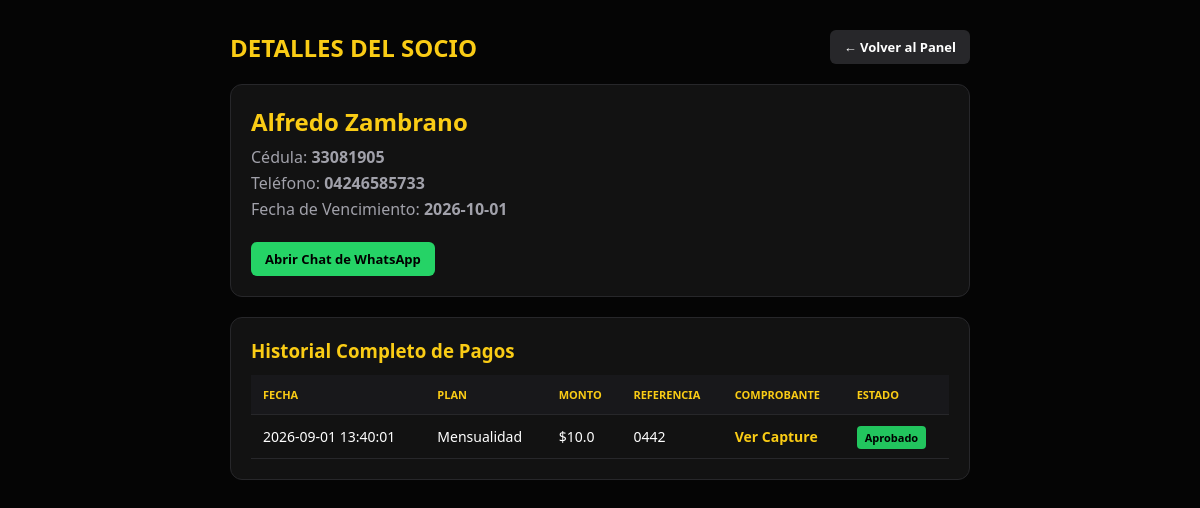
The app's page /admin/socio/1 with its own data.
### tables this page shows
CREATE TABLE usuarios (
            id INTEGER PRIMARY KEY AUTOINCREMENT,
            nombre TEXT NOT NULL,
            cedula TEXT NOT NULL UNIQUE,
            telefono TEXT NOT NULL,
            password TEXT NOT NULL,
            fecha_vencimiento DATE DEFAULT '2000-01-01'
        );

CREATE TABLE pagos (
            id INTEGER PRIMARY KEY AUTOINCREMENT,
            usuario_id INTEGER NOT NULL,
            tipo_plan TEXT NOT NULL,
            monto REAL NOT NULL,
            referencia TEXT NOT NULL,
            comprobante_path TEXT NOT NULL,
            estado TEXT DEFAULT 'Pendiente',
            fecha_registro TIMESTAMP DEFAULT CURRENT_TIMESTAMP,
            FOREIGN KEY(usuario_id) REFERENCES usuarios(id)
        );

### main.py (the view)
@app.route('/admin/socio/<int:usuario_id>')
def detalle_socio(usuario_id):
    conn = sqlite3.connect('gym.db')
    c = conn.cursor()
    c.execute('SELECT id, nombre, cedula, telefono, fecha_vencimiento FROM usuarios WHERE id = ?', (usuario_id,))
    user = c.fetchone()
    if not user:
        conn.close()
        return "Socio no encontrado", 404
    c.execute('''
        SELECT tipo_plan, monto, referencia, comprobante_path, estado, fecha_registro
        FROM pagos WHERE usuario_id = ? ORDER BY fecha_registro DESC
    ''', (usuario_id,))
    pagos = c.fetchall()
    conn.close()
    hoy = datetime.now().date()
    venc = datetime.strptime(user[4], '%Y-%m-%d').date()
    dias = (venc - hoy).days
    return render_template('detalle_socio.html', socio={
        'id': user[0], 'nombre': user[1], 'cedula': user[2], 'telefono': user[3],
        'ws_phone': format_ws_phone(user[3]),
        'fecha_vencimiento': user[4], 'dias': dias
    }, pagos=pagos)

### main.py (called while the page is built)
def format_ws_phone(phone_str):
    clean = "".join(filter(str.isdigit, phone_str))
    if clean.startswith("0"):
        clean = "58" + clean[1:]
    elif not clean.startswith("58") and len(clean) == 10:
        clean = "58" + clean
    return clean

### templates/detalle_socio.html (shortened to what this page needs)
<!DOCTYPE html>
<html lang="es">
<head>
</head>
<body>
    <div class="header">
        <h1>Detalles del Socio</h1>
        <a href="/admin" class="btn-back">← Volver al Panel</a>
    </div>
    <div class="card">
        <h2 style="color: #facc15; margin-bottom: 8px;">{{ socio.nombre }}</h2>
        <p style="color: #a1a1aa; margin-bottom: 4px;">Cédula: <strong>{{ socio.cedula }}</strong></p>
        <p style="color: #a1a1aa; margin-bottom: 4px;">Teléfono: <strong>{{ socio.telefono }}</strong></p>
        <p style="color: #a1a1aa; margin-bottom: 12px;">Fecha de Vencimiento: <strong>{{ socio.fecha_vencimiento }}</strong></p>
        <a href="https://wa.me/{{ socio.ws_phone }}?text=Hola%20{{ socio.nombre }},%20te%20escribimos%20de%20Marvin%20Gym" target="_blank" class="btn-ws">Abrir Chat de WhatsApp</a>
    </div>
    <div class="card">
        <h3 style="color: #facc15; margin-bottom: 12px;">Historial Completo de Pagos</h3>
        {% if pagos %}
        <table>
            <thead>
                <tr>
                    <th>Fecha</th>
                    <th>Plan</th>
                    <th>Monto</th>
                    <th>Referencia</th>
                    <th>Comprobante</th>
                    <th>Estado</th>
                </tr>
            </thead>
            <tbody>
                {% for p in pagos %}
                <tr>
                    <td>{{ p[5] }}</td>
                    <td>{{ p[0] }}</td>
                    <td>${{ p[1] }}</td>
                    <td>{{ p[2] }}</td>
                    <td><a href="/static/uploads/{{ p[3] }}" target="_blank" style="color: #facc15; font-weight: bold; text-decoration: none;">Ver Capture</a></td>
                    <td><span class="badge badge-{{ p[4] }}">{{ p[4] }}</span></td>
                </tr>
                {% endfor %}
            </tbody>
        </table>
        {% else %}
        <p style="color: #71717a; font-style: italic;">Este socio no tiene registros de pago aún.</p>
        {% endif %}
    </div>
</body>
</html>

### templates/detalle_socio.html (style rules this page uses)
* { box-sizing: border-box; margin: 0; padding: 0; }
body { font-family: 'Segoe UI', sans-serif; background-color: #050505; color: #fff; padding: 30px; max-width: 800px; margin: 0 auto; }
.header { display: flex; justify-content: space-between; align-items: center; margin-bottom: 20px; }
h1 { color: #facc15; font-size: 24px; text-transform: uppercase; }
.btn-back { background: #27272a; color: #fff; text-decoration: none; padding: 8px 14px; border-radius: 6px; font-size: 13px; font-weight: bold; }
.card { background: #121212; border: 1px solid #27272a; padding: 20px; border-radius: 12px; margin-bottom: 20px; }
.badge { padding: 4px 8px; border-radius: 4px; font-size: 11px; font-weight: bold; }
.badge-Aprobado { background: #22c55e; color: #000; }
table { width: 100%; border-collapse: collapse; margin-top: 10px; font-size: 14px; }
th, td { padding: 12px; text-align: left; border-bottom: 1px solid #27272a; }
th { color: #facc15; text-transform: uppercase; font-size: 11px; background: #18181b; }
.btn-ws { background-color: #25D366; color: #000; padding: 8px 14px; border-radius: 6px; text-decoration: none; font-weight: bold; font-size: 13px; display: inline-block; margin-top: 10px; }

### records on screen
usuarios: nombre "Alfredo Zambrano", cedula "33081905", telefono "04246585733", fecha_vencimiento "2026-10-01"
pagos: fecha_registro "2026-09-01 13:40:01", tipo_plan "Mensualidad", monto "10.0", referencia "0442", estado "Aprobado"
